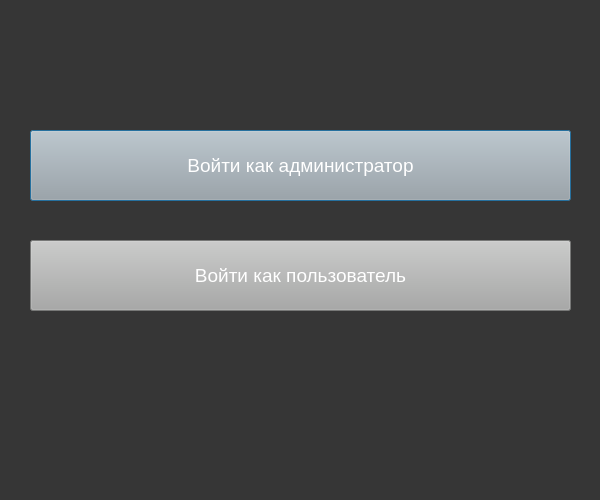
<?xml version="1.0" encoding="UTF-8"?>
<ui version="4.0">
 <class>enterance</class>
 <widget class="QDialog" name="enterance">
  <property name="geometry">
   <rect>
    <x>0</x>
    <y>0</y>
    <width>600</width>
    <height>500</height>
   </rect>
  </property>
  <property name="windowTitle">
   <string>Dialog</string>
  </property>
  <property name="styleSheet">
   <string notr="true">background-color: rgb(54,54,54)</string>
  </property>
  <widget class="QPushButton" name="admin">
   <property name="geometry">
    <rect>
     <x>30</x>
     <y>130</y>
     <width>541</width>
     <height>71</height>
    </rect>
   </property>
   <property name="styleSheet">
    <string notr="true">background-color:rgb(167,168,167);
font-size:14pt;
color:rgb(255,255,255)</string>
   </property>
   <property name="text">
    <string>Войти как администратор</string>
   </property>
  </widget>
  <widget class="QPushButton" name="user">
   <property name="geometry">
    <rect>
     <x>30</x>
     <y>240</y>
     <width>541</width>
     <height>71</height>
    </rect>
   </property>
   <property name="styleSheet">
    <string notr="true">background-color:rgb(167,168,167);
font-size:14pt;
color:rgb(255,255,255)</string>
   </property>
   <property name="text">
    <string>Войти как пользователь</string>
   </property>
  </widget>
 </widget>
 <resources/>
 <connections/>
</ui>
